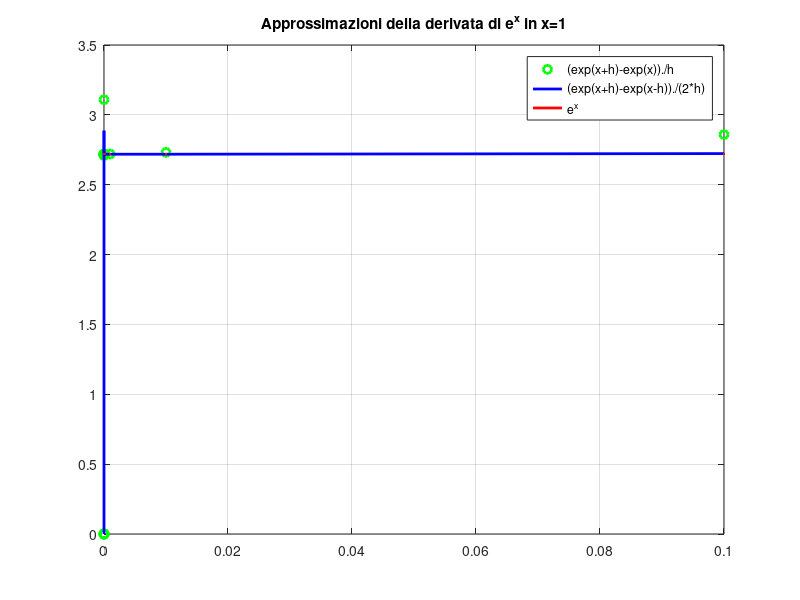

This figure's MATLAB source:



h = [];

for a=1:1:20
  h = [ h, 10^(-a) ];
endfor

x = 1;
app1 = (exp(x+h)-exp(x))./h;
app2 = (exp(x+h)-exp(x-h))./(2*h);

analitic1 = abs((app1 - exp(1)));
analitic2 = abs((app2 - exp(1)));

tab = [ h', analitic1', analitic2' ]

#{
   1.0000e-01   1.4056e-01   4.5327e-03
   1.0000e-02   1.3637e-02   4.5305e-05
   1.0000e-03   1.3596e-03   4.5305e-07
   1.0000e-04   1.3592e-04   4.5306e-09
   1.0000e-05   1.3591e-05   5.8587e-11
   1.0000e-06   1.3590e-06   1.6346e-10
   1.0000e-07   1.3995e-07   5.8587e-11
   1.0000e-08   6.6028e-09   6.6028e-09
   1.0000e-09   2.1544e-07   6.6028e-09
   1.0000e-10   1.5477e-06   6.7274e-07
   1.0000e-11   3.2634e-05   1.0429e-05
   1.0000e-12   4.3231e-04   2.1027e-04
   1.0000e-13   4.5586e-04   4.5586e-04
   1.0000e-14   9.3376e-03   9.3376e-03
   1.0000e-15   3.9034e-01   1.6830e-01
   1.0000e-16   2.7183e+00   2.7183e+00
   1.0000e-17   2.7183e+00   2.7183e+00
   1.0000e-18   2.7183e+00   2.7183e+00
   1.0000e-19   2.7183e+00   2.7183e+00
   1.0000e-20   2.7183e+00   2.7183e+00
#}

plot(h,app1,'linewidth',2,'go',h,app2,'linewidth',2,'b',h,exp(1),'linewidth',2,'r');
legend("(exp(x+h)-exp(x))./h","(exp(x+h)-exp(x-h))./(2*h)","e^x")
grid on
title("Approssimazioni della derivata di e^x in x=1")
